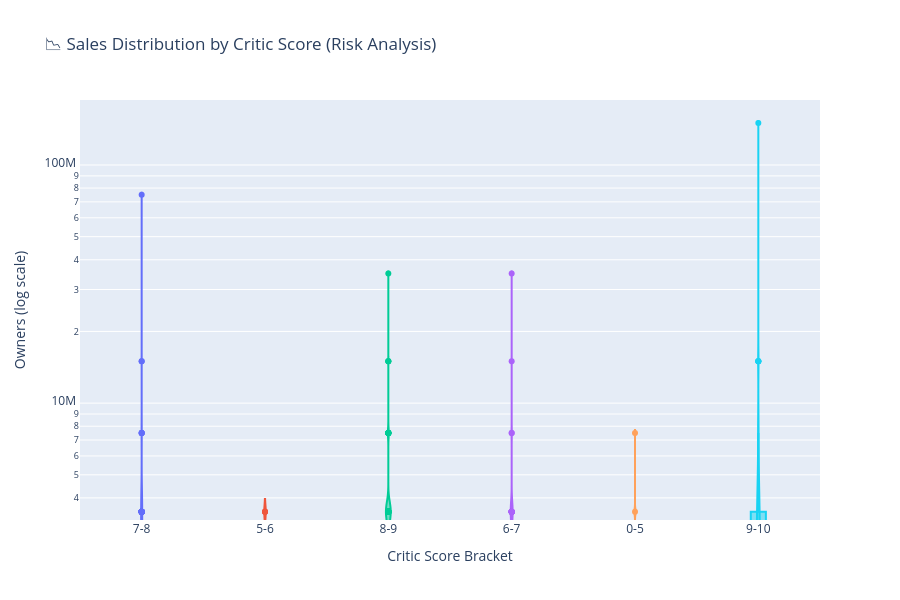

Notebook source saved alongside this figure:
### Markdown cell above
## 8. Risk Assessment: What If You Get a Bad Review?

**Question:** How much sales risk from low scores?

**What to look for:**
- Variance in lower score brackets = High risk ⚠️
- Tight distribution in high brackets = Predictable success ✅
- **Key insight:** Understand downside risk before sending review copies

### Code cell
# Create violin plot showing distribution by score bracket
fig = px.violin(
    df_analysis,
    x='score_bracket',
    y='owners_midpoint',
    box=True,
    points='outliers',
    title='📉 Sales Distribution by Critic Score (Risk Analysis)',
    labels={'score_bracket': 'Critic Score Bracket', 'owners_midpoint': 'Owners'},
    color='score_bracket',
    height=600
)

fig.update_yaxes(type='log', title='Owners (log scale)')
fig.update_layout(showlegend=False)

fig.show()

# Calculate risk metrics
print("\n💡 Risk Analysis by Score Bracket:")
print("="*70)
for bracket in ['0-5', '5-6', '6-7', '7-8', '8-9', '9-10']:
    bracket_data = df_analysis[df_analysis['score_bracket'] == bracket]['owners_midpoint']
    if len(bracket_data) > 0:
        print(f"\nScore {bracket}:")
        print(f"   📊 Median:  {bracket_data.median():>10,.0f} owners")
        print(f"   📈 Mean:    {bracket_data.mean():>10,.0f} owners")
        print(f"   📉 Std Dev: {bracket_data.std():>10,.0f} (Variance)")
        print(f"   🎮 Games:   {len(bracket_data):>10} total")
        
# Calculate downside risk
low_score_avg = df_analysis[df_analysis['critic_score'] < 6]['owners_midpoint'].mean()
high_score_avg = df_analysis[df_analysis['critic_score'] >= 8]['owners_midpoint'].mean()

print("\n" + "="*70)
print(f"\n⚠️  DOWNSIDE RISK (Score < 6): {low_score_avg:,.0f} avg owners")
print(f"✅ UPSIDE POTENTIAL (Score ≥ 8): {high_score_avg:,.0f} avg owners")
print(f"📊 Risk/Reward Ratio: {high_score_avg / low_score_avg:.1f}x")

### Figure 1 — Plotly figure (JSON) as saved in the notebook; plotly's stock layout.template omitted (floating-point values rounded to 4 significant figures; data arrays with more than 128 entries replaced by an {"elided": "..."} marker saying what was removed)
{"data": [{"alignmentgroup": "True", "box": {"visible": true}, "hovertemplate": "Critic Score Bracket=%{x}<br>Owners=%{y}<extra></extra>", "legendgroup": "7-8", "marker": {"color": "#636efa"}, "name": "7-8", "offsetgroup": "7-8", "orientation": "v", "points": "outliers", "scalegroup": "True", "showlegend": true, "type": "violin", "x": {"elided": "336 str values"}, "x0": " ", "xaxis": "x", "y": {"elided": "336 int values"}, "y0": " ", "yaxis": "y"}, {"alignmentgroup": "True", "box": {"visible": true}, "hovertemplate": "Critic Score Bracket=%{x}<br>Owners=%{y}<extra></extra>", "legendgroup": "5-6", "marker": {"color": "#EF553B"}, "name": "5-6", "offsetgroup": "5-6", "orientation": "v", "points": "outliers", "scalegroup": "True", "showlegend": true, "type": "violin", "x": ["5-6", "5-6", "5-6", "5-6", "5-6", "5-6", "5-6", "5-6", "5-6", "5-6", "5-6", "5-6", "5-6", "5-6", "5-6", "5-6", "5-6", "5-6", "5-6", "5-6", "5-6", "5-6", "5-6", "5-6", "5-6", "5-6", "5-6", "5-6", "5-6", "5-6", "5-6", "5-6", "5-6", "5-6", "5-6", "5-6", "5-6", "5-6", "5-6", "5-6", "5-6", "5-6", "5-6", "5-6", "5-6", "5-6", "5-6", "5-6", "5-6", "5-6", "5-6", "5-6", "5-6", "5-6", "5-6", "5-6", "5-6", "5-6", "5-6", "5-6", "5-6", "5-6", "5-6", "5-6", "5-6", "5-6", "5-6", "5-6", "5-6", "5-6", "5-6", "5-6", "5-6", "5-6", "5-6", "5-6", "5-6", "5-6", "5-6", "5-6", "5-6", "5-6", "5-6", "5-6", "5-6", "5-6", "5-6", "5-6", "5-6"], "x0": " ", "xaxis": "x", "y": [35000, 150000, 350000, 75000, 1500000, 350000, 150000, 750000, 150000, 10000, 150000, 35000, 150000, 75000, 35000, 35000, 150000, 75000, 75000, 3500000, 1500000, 75000, 350000, 350000, 1500000, 1500000, 350000, 35000, 10000, 35000, 1500000, 10000, 10000, 350000, 35000, 35000, 75000, 1500000, 150000, 10000, 75000, 35000, 150000, 3500000, 10000, 75000, 35000, 10000, 350000, 150000, 750000, 10000, 350000, 750000, 350000, 35000, 1500000, 75000, 750000, 150000, 350000, 750000, 750000, 750000, 750000, 150000, 35000, 75000, 350000, 1500000, 150000, 10000, 10000, 35000, 150000, 3500000, 350000, 10000, 750000, 750000, 150000, 150000, 75000, 1500000, 35000, 750000, 350000, 10000, 75000], "y0": " ", "yaxis": "y"}, {"alignmentgroup": "True", "box": {"visible": true}, "hovertemplate": "Critic Score Bracket=%{x}<br>Owners=%{y}<extra></extra>", "legendgroup": "8-9", "marker": {"color": "#00cc96"}, "name": "8-9", "offsetgroup": "8-9", "orientation": "v", "points": "outliers", "scalegroup": "True", "showlegend": true, "type": "violin", "x": {"elided": "326 str values"}, "x0": " ", "xaxis": "x", "y": {"elided": "326 int values"}, "y0": " ", "yaxis": "y"}, {"alignmentgroup": "True", "box": {"visible": true}, "hovertemplate": "Critic Score Bracket=%{x}<br>Owners=%{y}<extra></extra>", "legendgroup": "6-7", "marker": {"color": "#ab63fa"}, "name": "6-7", "offsetgroup": "6-7", "orientation": "v", "points": "outliers", "scalegroup": "True", "showlegend": true, "type": "violin", "x": {"elided": "197 str values"}, "x0": " ", "xaxis": "x", "y": {"elided": "197 int values"}, "y0": " ", "yaxis": "y"}, {"alignmentgroup": "True", "box": {"visible": true}, "hovertemplate": "Critic Score Bracket=%{x}<br>Owners=%{y}<extra></extra>", "legendgroup": "0-5", "marker": {"color": "#FFA15A"}, "name": "0-5", "offsetgroup": "0-5", "orientation": "v", "points": "outliers", "scalegroup": "True", "showlegend": true, "type": "violin", "x": ["0-5", "0-5", "0-5", "0-5", "0-5", "0-5", "0-5", "0-5", "0-5", "0-5", "0-5", "0-5", "0-5", "0-5", "0-5", "0-5", "0-5", "0-5", "0-5", "0-5", "0-5", "0-5", "0-5", "0-5", "0-5", "0-5", "0-5", "0-5", "0-5", "0-5", "0-5", "0-5", "0-5", "0-5", "0-5", "0-5", "0-5", "0-5", "0-5", "0-5", "0-5", "0-5", "0-5", "0-5", "0-5", "0-5", "0-5", "0-5", "0-5", "0-5", "0-5", "0-5", "0-5", "0-5", "0-5", "0-5", "0-5", "0-5", "0-5", "0-5", "0-5", "0-5", "0-5", "0-5", "0-5", "0-5", "0-5", "0-5", "0-5", "0-5", "0-5", "0-5", "0-5", "0-5", "0-5", "0-5", "0-5", "0-5", "0-5", "0-5", "0-5", "0-5"], "x0": " ", "xaxis": "x", "y": [35000, 35000, 35000, 75000, 35000, 350000, 75000, 10000, 10000, 350000, 75000, 10000, 150000, 10000, 10000, 1500000, 10000, 35000, 75000, 150000, 75000, 10000, 150000, 35000, 35000, 750000, 150000, 35000, 10000, 350000, 3500000, 75000, 750000, 1500000, 750000, 350000, 7500000, 75000, 150000, 350000, 750000, 35000, 150000, 75000, 350000, 75000, 350000, 750000, 35000, 150000, 350000, 10000, 75000, 10000, 35000, 350000, 1500000, 1500000, 1500000, 35000, 35000, 35000, 750000, 150000, 35000, 150000, 350000, 350000, 150000, 35000, 75000, 75000, 150000, 75000, 75000, 150000, 10000, 75000, 350000, 150000, 75000, 350000], "y0": " ", "yaxis": "y"}, {"alignmentgroup": "True", "box": {"visible": true}, "hovertemplate": "Critic Score Bracket=%{x}<br>Owners=%{y}<extra></extra>", "legendgroup": "9-10", "marker": {"color": "#19d3f3"}, "name": "9-10", "offsetgroup": "9-10", "orientation": "v", "points": "outliers", "scalegroup": "True", "showlegend": true, "type": "violin", "x": ["9-10", "9-10", "9-10", "9-10", "9-10", "9-10", "9-10", "9-10", "9-10", "9-10", "9-10", "9-10", "9-10", "9-10", "9-10", "9-10", "9-10", "9-10", "9-10", "9-10", "9-10", "9-10", "9-10", "9-10", "9-10", "9-10", "9-10", "9-10", "9-10", "9-10", "9-10", "9-10", "9-10", "9-10", "9-10", "9-10", "9-10", "9-10", "9-10", "9-10", "9-10", "9-10", "9-10", "9-10", "9-10", "9-10", "9-10", "9-10", "9-10", "9-10", "9-10", "9-10", "9-10", "9-10", "9-10", "9-10", "9-10", "9-10", "9-10", "9-10", "9-10", "9-10", "9-10", "9-10", "9-10", "9-10", "9-10", "9-10", "9-10", "9-10", "9-10", "9-10", "9-10", "9-10", "9-10", "9-10"], "x0": " ", "xaxis": "x", "y": [3500000, 3500000, 350000, 3500000, 750000, 150000, 3500000, 350000, 1500000, 1500000, 7500000, 350000, 1500000, 750000, 750000, 1500000, 750000, 3500000, 3500000, 1500000, 3500000, 150000000, 10000, 1500000, 750000, 750000, 7500000, 750000, 1500000, 750000, 3500000, 750000, 3500000, 3500000, 3500000, 3500000, 15000000, 750000, 35000, 15000000, 7500000, 750000, 1500000, 1500000, 1500000, 1500000, 75000, 750000, 1500000, 1500000, 750000, 150000, 15000000, 350000, 350000, 10000, 3500000, 1500000, 350000, 1500000, 3500000, 750000, 1500000, 15000000, 3500000, 750000, 7500000, 750000, 350000, 350000, 7500000, 3500000, 3500000, 350000, 350000, 1500000], "y0": " ", "yaxis": "y"}], "layout": {"height": 600, "legend": {"title": {"text": "Critic Score Bracket"}, "tracegroupgap": 0}, "showlegend": false, "title": {"text": "📉 Sales Distribution by Critic Score (Risk Analysis)"}, "violinmode": "overlay", "xaxis": {"anchor": "y", "categoryarray": ["7-8", "5-6", "8-9", "6-7", "0-5", "9-10"], "categoryorder": "array", "domain": [0, 1], "title": {"text": "Critic Score Bracket"}}, "yaxis": {"anchor": "x", "domain": [0, 1], "title": {"text": "Owners (log scale)"}, "type": "log"}}}
